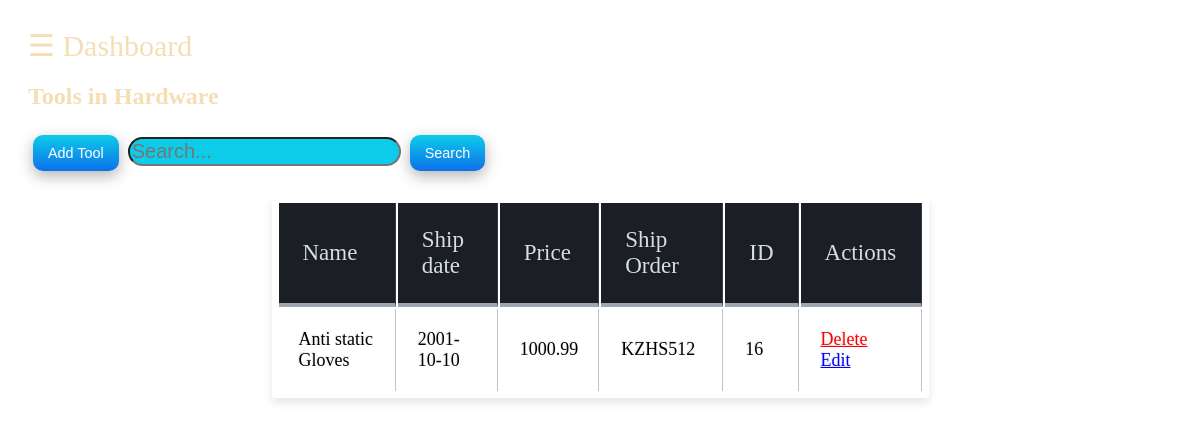
The app's page /esd_tools.php with its own data.
### tables this page shows
CREATE TABLE `esd` (
  `ID` int(10) NOT NULL,
  `Name` varchar(20) NOT NULL,
  `Ship_date` date NOT NULL,
  `Price` float(10,2) NOT NULL,
  `ship_order` varchar(10) NOT NULL
);

### all_func.php (called while the page is built, shortened)
<?php
function getDatabaseConnection()
{
    $host = 'localhost';
    $dbname = 'hardware tools database';
    $user = 'root';
    $password ='';
    $dsn = "mysql:dbname=$dbname;host=$host";
    try
    {
        $conn = new PDO($dsn, $user, $password);
        return $conn;
    }
    catch (PDOException $e)
    {
        echo 'Connection failed: ' . $e->getMessage();
    }
}
function getData_esd()
    {
        $conn = getDatabaseConnection();
        $stmt = $conn->prepare("SELECT * FROM esd");
        $stmt->execute();
        $result = $stmt->fetchAll (PDO::FETCH_ASSOC);
        return $result;
    }
?>

### esd_tools.php (the view, shortened to what this page needs)
<?php
include_once('all_func.php');
?>
<!DOCTYPE html>
<Html>
<Body>
    <div class="whole-div">
        <div id="main">
            <span style="font-size:30px;cursor:pointer" onclick="openNav()">&#9776; Dashboard</span>
            <h2>Tools in Hardware</h2>
            <div>
                <form method="POST">
                    <button name="ADD">Add Tool </button>
                    <input type="text" name="srch_input" placeholder="Search... ">
                    <button name="Search">Search</button>
                </form>
            </div>
        </div>
        <div class="Display-data">
        <?php
        if (isset($_POST['ADD'])) {
            header('location: Add_tool.php');
            }
        else
            {
            $result = getData_esd();
            if ($result) {
        ?>
                <table>
                    <thead>
                        <th>Name</th>
                        <th>Ship date</th>
                        <th>Price</th>
                        <th>Ship Order</th>
                        <th>ID</th>
                        <th>Actions</th>
                        <?php
                        foreach ($result as $key => $row) {
                            echo '
                        <tr>
                            <td>' . $row['Name'] . '</td>
                            <td>' . $row['Ship_date'] . '</td>
                            <td>' . $row['Price'] . '</td>
                            <td>' . $row['ship_order'] . '</td>
                            <td>' . $row['ID'] . '</td>'
                        ?>
                            <td>
                                <a href="delete_tool.php?ID=<?php echo $row['ID']."&address=esd"?>" onclick="return  confirm('Do you want to delete this data?')" class="delete.a" style="color: red"> Delete </a>
                                <a href="edit_tool.php?ID=<?php echo $row['ID']."&address=esd"?>" style="color: blue;">Edit</a>
                            </td>
                            </tr>
                    <?php
                        }
                    }
                    ?>
                    </thead>
                </table>
    <?php   } ?>
        </div>
    </div>
</Body>
</Html>

### esd_tools.php (style rules this page uses)
#main { transition: margin-left .5s; padding: 20px; }
.Display-data { display: block; background: white; border-radius: 3px; border-collapse: collapse; height: auto; margin: auto; padding: 5px; width: 647px; box-shadow: 0 5px 10px rgba(0, 0, 0, 0.1); animation: float 5s infinite; }
th { color: #D5DDE5; background: #1b1e24; border-bottom: 4px solid #9ea7af; border-right: 1px solid #343a45; font-size: 23px; font-weight: 100; padding: 24px; text-align: left; text-shadow: 0 1px 1px rgba(0, 0, 0, 0.1); vertical-align: middle; }
td { background: #FFFFFF; padding: 20px; text-align: left; vertical-align: middle; font-weight: 300; font-size: 18px; text-shadow: -1px -1px 1px rgba(0, 0, 0, 0.1); border-right: 1px solid #C1C3D1; }
button { background-image: linear-gradient(#0dccea, #0d70ea); border: 0; border-radius: 10px; box-shadow: rgba(0, 0, 0, .3) 0 5px 15px; box-sizing: border-box; color: #fff; cursor: pointer; font-family: Montserrat, sans-serif; font-size: .9em; margin: 5px; padding: 10px 15px; text-align: center; user-select: none; -webkit-user-select: none; touch-action: manipulation; }
input { background-color: #0dccea; font-size: 20px; border-radius: 100px; }
a { color: black; }
h2, span { color: wheat; }
body { background-image: url('https://images.unsplash.com/photo-1562813733-b31f71025d54?ixlib=rb-1.2.1&ixid=MnwxMjA3fDB8MHxwaG90by1wYWdlfHx8fGVufDB8fHx8&auto=format&fit=crop&w=2069&q=80'); background-size: cover; }

### records on screen
esd: Name "Anti static Gloves", Ship_date "2001-10-10", Price "1000.99", ship_order "KZHS512", ID "16"
